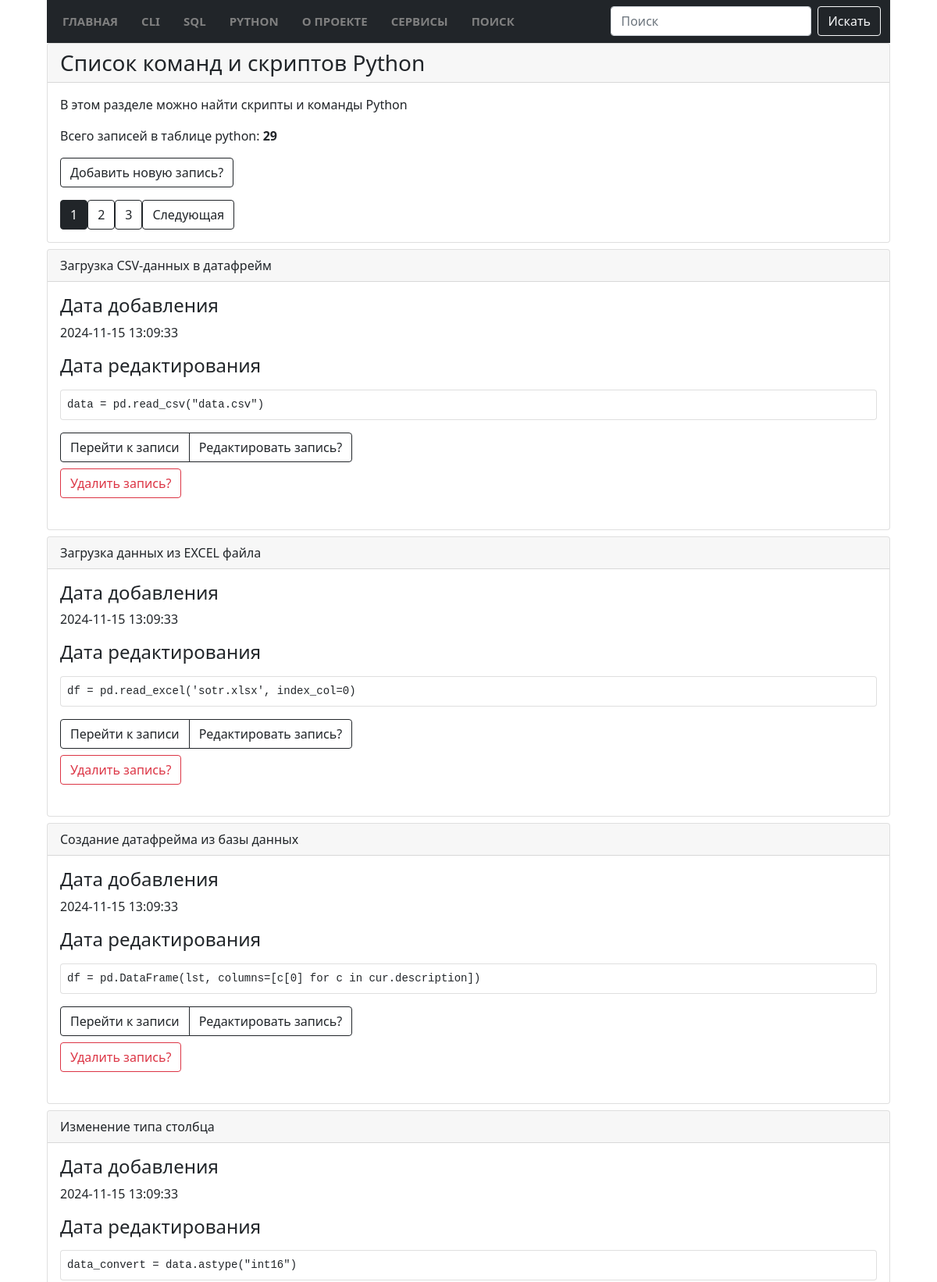
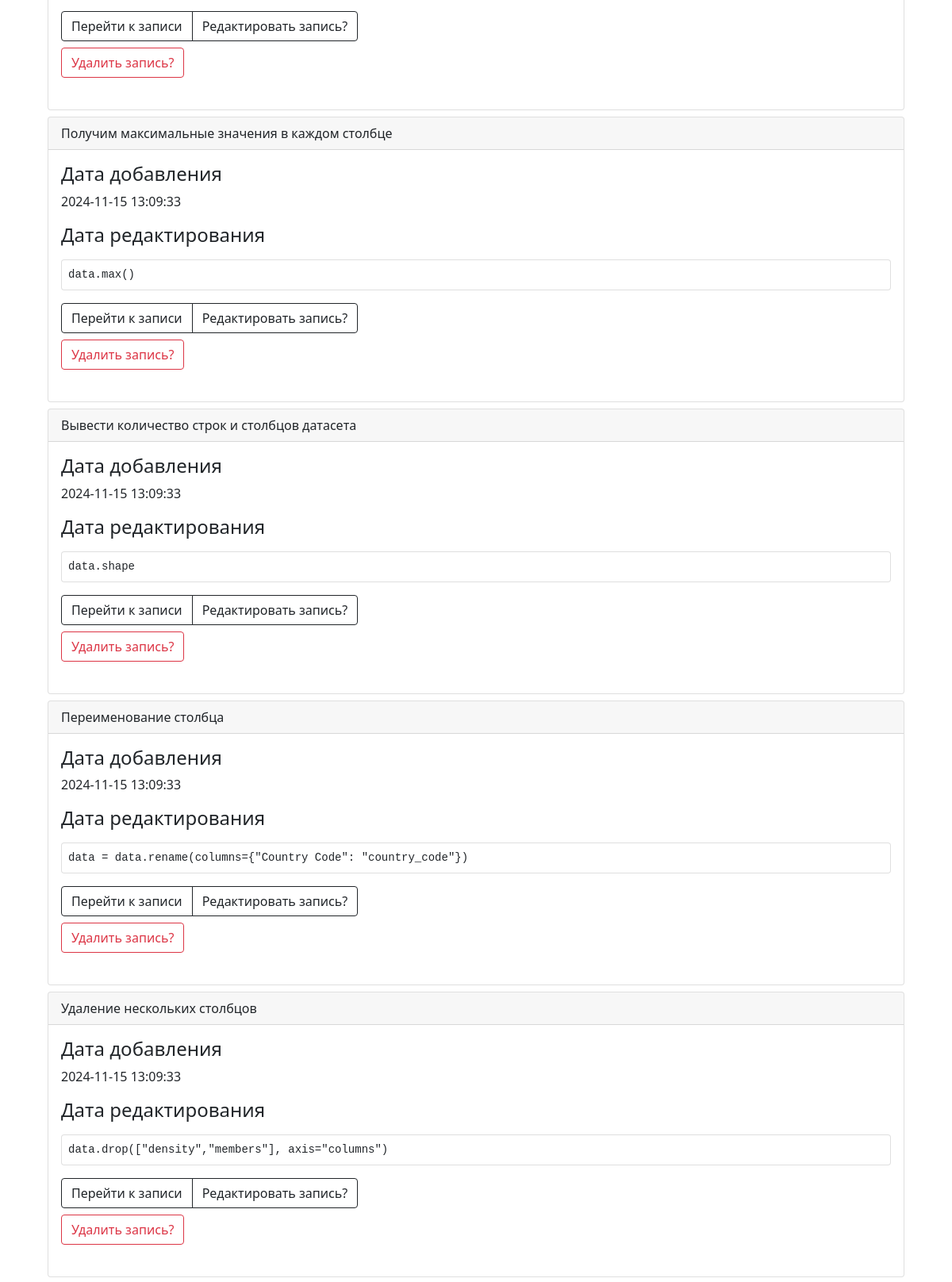
The app's page /python (upper part) with its own data (2 pictures, top to bottom).
### tables this page shows
CREATE TABLE "python" (
  [python_id] INTEGER PRIMARY KEY AUTOINCREMENT,
  [python_command] TEXT NOT NULL,
  [python_name] TEXT NOT NULL,
  [python_date_add] TIMESTAMP DEFAULT CURRENT_TIMESTAMP,
  [python_date_edit] TEXT
);

### modules/python/python_list_commands.py (the view)
@bp.route("/python")
def python_list_commands():
    page = request.args.get('page', 1, type=int)
    conn = connect.get_db_connection()
    cur = conn.cursor()
    python_list_count = int(cur.execute("SELECT COUNT(*) FROM python").fetchone()[0])
    offset = (page - 1) * PER_PAGE
    python_list = conn.execute(
        "SELECT * FROM python ORDER BY 1 DESC LIMIT ? OFFSET ?",
        (PER_PAGE, offset)
    ).fetchall()
    conn.close()
    total_pages = (python_list_count + PER_PAGE - 1) // PER_PAGE
    return render_template("python/python_list_commands.html",
                           python_list=python_list,
                           python_list_count=python_list_count,
                           page=page,
                           total_pages=total_pages,
                           )

### modules/connect.py (called while the page is built)
def get_db_connection():
    db_path = os.path.join(BASE_DIR, '../database.db')
    conn = sqlite3.connect(db_path)
    conn.row_factory = sqlite3.Row
    return conn

### templates/python/python_list_commands.html (shortened to what this page needs)
{% extends "base.html" %} {% block title %}Команды python{% endblock %} {% block content %}
<div class="card mb-2">
   <div class="card-header h3">Список команд и скриптов Python</div>
   <div class="card-body">
      <p class="card-text">В этом разделе можно найти скрипты и команды Python</p>
      <p class="card-text">Всего записей в таблице python: <b>{{ python_list_count }}</b></p>
      <p class="card-text">
         <a href="{{ url_for('add_python_command.add_python_command') }}" class="btn btn-outline-dark">Добавить новую
            запись?</a>
      </p>
      <div class="pagination">
         {% for p in range(1, total_pages + 1) %}
             <a href="{{ url_for('python_list_commands.python_list_commands', page=p) }}" class="btn btn-outline-dark {% if p == page %}active{% endif %}">{{ p }}</a>
         {% endfor %}
         {% if page < total_pages %}
             <a href="{{ url_for('python_list_commands.python_list_commands', page=page+1) }}" class="btn btn-outline-dark">Следующая</a>
         {% endif %}
      </div>
   </div>
</div>
<div class="container-index-page">
   {% for python_list in python_list %}
   <div class="card mb-2">
      <div class="card-header">{{ python_list['python_name'] }}</div>
      <div class="card-body">
         <h4>Дата добавления</h4>
         <p class="card-text">
            {{ python_list['python_date_add'] }}
         </p>
         <h4>Дата редактирования</h4>
         <p class="card-text">
         <pre class="card p-2">{{ python_list['python_command'] }}</pre>
         </p>
         <p class="card-text">
         <div class="btn-group pb-2" role="group" aria-label="...">
            <a href="{{ url_for('get_post_python_command.get_post_python_command', python_id=python_list['python_id']) }}"
               class="btn btn-outline-dark">Перейти к записи</a>
            <a href="{{ url_for('edit_python_command.edit_python_command', python_id=python_list['python_id']) }}"
               class="btn btn-outline-dark">Редактировать запись?</a>
         </div>
         <form action="{{ url_for('delete_python_command.delete_python_command', python_id=python_list['python_id'])}}"
            method="POST" class="pb-2">
            <input type="submit" class="btn btn-outline-danger" value="Удалить запись?"
               onclick="return confirm('Вы точно уверены что хотите удалить запись?')" />
         </form>
         </p>
      </div>
   </div>
   {% endfor %}
</div>
{% endblock %}

### static/styles.css (style rules this page uses)
body { width: 90%; margin: auto; }
a { color: black; text-decoration: none; }
.container-index-page { display: grid; }

### records on screen
python: python_name "Загрузка CSV-данных в датафрейм", python_date_add "2024-11-15 13:09:33", python_command "data = pd.read_csv(\"data.csv\")"
python: python_name "Загрузка данных из EXCEL файла", python_date_add "2024-11-15 13:09:33", python_command "df = pd.read_excel('sotr.xlsx', index_col=0)"
python: python_name "Создание датафрейма из базы данных", python_date_add "2024-11-15 13:09:33", python_command "df = pd.DataFrame(lst, columns=[c[0] for c in cur.description])"
python: python_name "Изменение типа столбца", python_date_add "2024-11-15 13:09:33", python_command "data_convert = data.astype(\"int16\")"
python: python_name "Получим максимальные значения в каждом столбце", python_date_add "2024-11-15 13:09:33", python_command "data.max()"
python: python_name "Вывести количество строк и столбцов датасета", python_date_add "2024-11-15 13:09:33", python_command "data.shape"
python: python_name "Переименование столбца", python_date_add "2024-11-15 13:09:33", python_command "data = data.rename(columns={\"Country Code\": \"country_code\"})"
python: python_name "Удаление нескольких столбцов", python_date_add "2024-11-15 13:09:33", python_command "data.drop([\"density\",\"members\"], axis=\"columns\")"

### other values on screen
{{ python_list_count }} "29"
{{ p }} "1" "2" "3"
